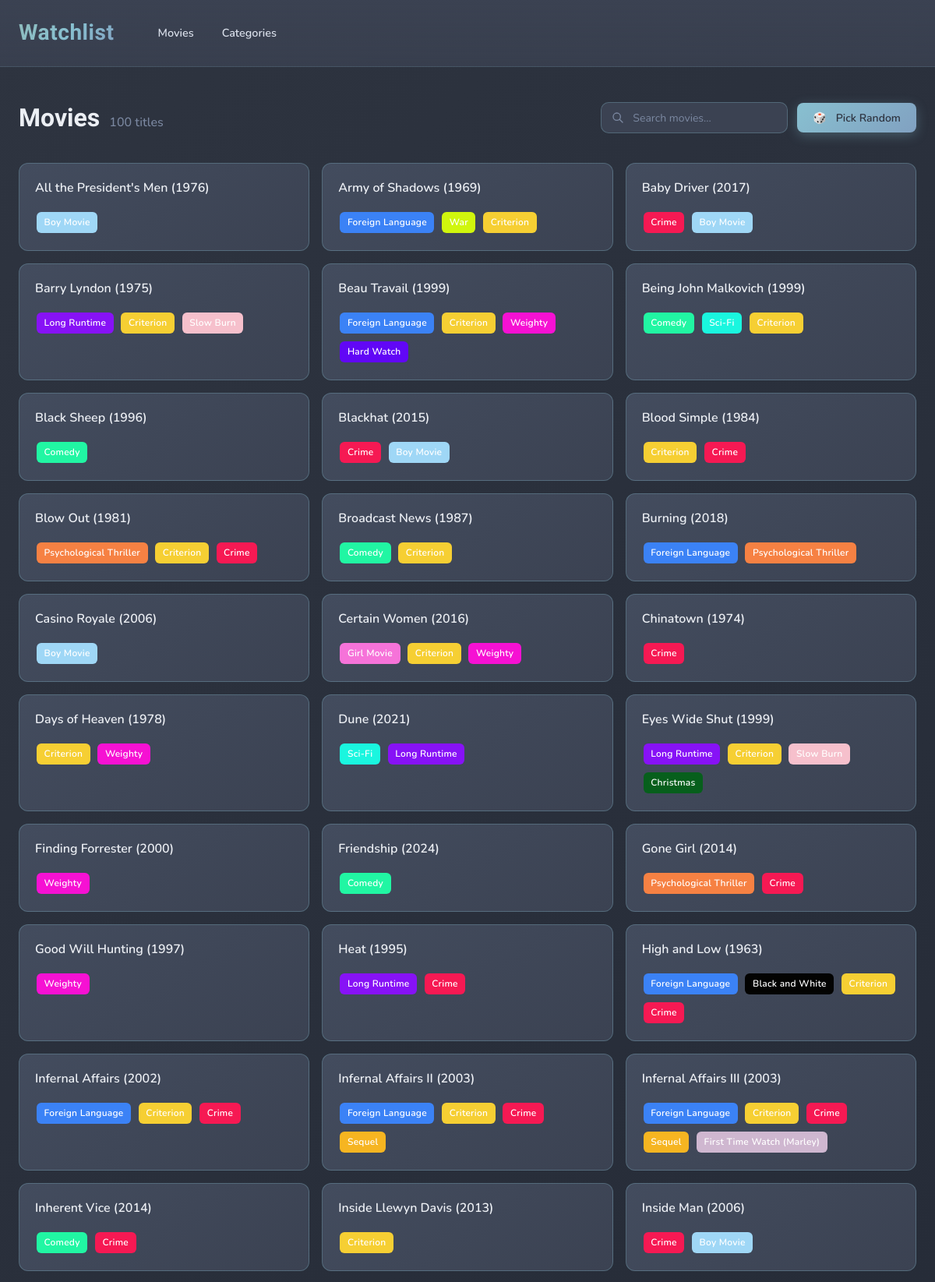
The page / (upper part) on the database its author committed.
### tables this page shows
CREATE TABLE movies (
                id INTEGER PRIMARY KEY AUTOINCREMENT,
                title TEXT UNIQUE NOT NULL
            , poster_url TEXT);

### main.py (the view)
@app.get("/", response_class=HTMLResponse)
async def index(request: Request):
    with get_db() as conn:
        movies_data = conn.execute('''
            SELECT m.id, m.title, m.poster_url,
                   GROUP_CONCAT(c.name) as category_names,
                   GROUP_CONCAT(c.color) as category_colors
            FROM movies m
            LEFT JOIN movie_categories mc ON m.id = mc.movie_id
            LEFT JOIN categories c ON mc.category_id = c.id
            GROUP BY m.id, m.title
            ORDER BY m.title
        ''').fetchall()
        movies = [dict(row) for row in movies_data]
        categories_data = conn.execute('SELECT * FROM categories ORDER BY name').fetchall()
        categories = [dict(row) for row in categories_data]
    return templates.TemplateResponse("index.html", {
        "request": request,
        "movies": movies,
        "categories": categories
    })

### templates/index.html (shortened to what this page needs)
{% extends "base.html" %}
{% block content %}
<div class="page-header">
    <h2>Movies <span class="movie-count">{{ movies|length }} titles</span></h2>
    <div class="controls">
        <div class="search-wrapper">
            <input type="text" id="searchInput" placeholder="Search movies...">
        </div>
        <button class="btn btn-primary btn-random" onclick="getRandomMovie()">Pick Random</button>
    </div>
</div>
{% if movies %}
<div class="movie-grid">
    {% for movie in movies %}
    <div class="movie-card" data-title="{{ movie.title|lower }}"
         data-poster="{{ movie.poster_url or '' }}"
         style="animation-delay: {{ loop.index0 * 25 }}ms;"
         onclick="openTagModal({{ movie.id }}, '{{ movie.title|replace("'", "\\'") }}')">
        <div class="movie-header">
            <h3 class="movie-title">{{ movie.title }}</h3>
        </div>
        <div class="movie-tags">
            {% if movie.category_names %}
                {% set names = movie.category_names.split(',') %}
                {% set colors = movie.category_colors.split(',') %}
                {% for name in names %}
                <span class="tag" style="background-color: {{ colors[loop.index0] }};">
                    {{ name }}
                </span>
                {% endfor %}
            {% else %}
                <span class="no-tags">No tags yet</span>
            {% endif %}
        </div>
    </div>
    {% endfor %}
</div>
{% else %}
<div class="empty-state">
    <h3>No Movies Yet</h3>
    <p>Add some movies to get started with your collection.</p>
</div>
{% endif %}
{% endblock %}

### templates/base.html (style rules this page uses)
:root { --nord0: #2E3440; --nord1: #3B4252; --nord2: #434C5E; --nord3: #4C566A; --nord4: #D8DEE9; --nord5: #E5E9F0; --nord6: #ECEFF4; --frost1: #8FBCBB; --frost2: #88C0D0; --frost3: #81A1C1; --frost4: #5E81AC; --aurora-red: #BF616A; --aurora-orange: #D08770; --aurora-yellow: #EBCB8B; --aurora-green: #A3BE8C; --aurora-purple: #B48EAD; --bg-base: var(--nord0); --bg-surface: var(--nord1); --bg-elevated: var(--nord2); --bg-interactive: var(--nord3); --text-primary: var(--nord6); --text-secondary: var(--nord4); --text-muted: #7b88a1; --accent: var(--frost2); --accent-light: var(--frost1); --accent-dark: var(--frost4); --border-subtle: rgba(136, 192, 208, 0.15); --border-accent: rgba(136, 192, 208, 0.3); --shadow-soft: 0 4px 20px rgba(0, 0, 0, 0.25); --shadow-glow: 0 0 30px rgba(136, 192, 208, 0.15); --transition-smooth: cubic-bezier(0.4, 0, 0.2, 1); }
* { margin: 0; padding: 0; box-sizing: border-box; }
body { font-family: 'Nunito', -apple-system, BlinkMacSystemFont, sans-serif; background: linear-gradient(135deg, var(--nord0) 0%, #252b37 50%, var(--nord0) 100%); color: var(--text-primary); line-height: 1.6; min-height: 100vh; }
.btn { font-family: 'Nunito', sans-serif; font-weight: 600; padding: 0.6rem 1.25rem; border: none; border-radius: 8px; font-size: 0.875rem; cursor: pointer; transition: all 0.25s var(--transition-smooth); text-decoration: none; display: inline-flex; align-items: center; gap: 0.5rem; }
.btn-primary { background: linear-gradient(135deg, var(--frost2) 0%, var(--frost3) 100%); color: var(--nord0); box-shadow: 0 4px 15px rgba(136, 192, 208, 0.3); }
.tag { display: inline-block; padding: 0.25rem 0.6rem; border-radius: 6px; font-size: 0.75rem; font-weight: 600; color: white; margin: 0.125rem; letter-spacing: 0.02em; }
h2 { font-family: 'Quicksand', sans-serif; font-weight: 700; font-size: 2rem; color: var(--text-primary); }

### templates/index.html (style rules this page uses)
.page-header { display: flex; justify-content: space-between; align-items: center; margin-bottom: 2rem; flex-wrap: wrap; gap: 1.25rem; }
.page-header h2 { display: flex; align-items: baseline; gap: 0.75rem; }
.movie-count { font-family: 'Nunito', sans-serif; font-size: 1rem; font-weight: 500; color: var(--text-muted); }
.controls { display: flex; gap: 0.75rem; align-items: center; }
.search-wrapper { position: relative; }
.search-wrapper::before { content: ''; position: absolute; left: 0.875rem; top: 50%; transform: translateY(-50%); width: 16px; height: 16px; background-size: contain; pointer-events: none; }
#searchInput { padding: 0.6rem 1rem 0.6rem 2.5rem; background: var(--bg-surface); border: 1px solid var(--border-accent); border-radius: 10px; font-size: 0.875rem; color: var(--text-primary); font-family: 'Nunito', sans-serif; width: 240px; transition: all 0.25s var(--transition-smooth); }
#searchInput::placeholder { color: var(--text-muted); }
.btn-random::before { content: '🎲'; margin-right: 0.25rem; }
.movie-grid { display: grid; grid-template-columns: repeat(auto-fill, minmax(300px, 1fr)); gap: 1rem; }
.movie-card { background: linear-gradient(145deg, var(--nord2) 0%, var(--nord1) 100%); border: 1px solid var(--border-accent); border-radius: 12px; padding: 1.25rem; cursor: pointer; transition: all 0.3s var(--transition-smooth); position: relative; opacity: 0; transform: translateY(12px); animation: cardReveal 0.4s var(--transition-smooth) forwards; }
.movie-card::before { content: ''; position: absolute; inset: 0; border-radius: 12px; padding: 1px; background: linear-gradient(135deg, var(--frost1), var(--frost3)); -webkit-mask: linear-gradient(#fff 0 0) content-box, linear-gradient(#fff 0 0); mask: linear-gradient(#fff 0 0) content-box, linear-gradient(#fff 0 0); -webkit-mask-composite: xor; mask-composite: exclude; opacity: 0; transition: opacity 0.3s var(--transition-smooth); }
.movie-header { display: flex; justify-content: space-between; align-items: flex-start; margin-bottom: 0.875rem; gap: 1rem; }
.movie-title { font-family: 'Nunito', sans-serif; font-weight: 600; font-size: 1rem; color: var(--text-primary); line-height: 1.4; flex: 1; }
.movie-tags { display: flex; flex-wrap: wrap; gap: 0.35rem; min-height: 26px; align-items: center; }

### rows shown on the page
movies: title "All the President's Men (1976)", names "Boy Movie"
movies: title "Army of Shadows (1969)", names "Foreign Language" "War" "Criterion"
movies: title "Baby Driver (2017)", names "Crime" "Boy Movie"
movies: title "Barry Lyndon (1975)", names "Long Runtime" "Criterion" "Slow Burn"
movies: title "Beau Travail (1999)", names "Foreign Language" "Criterion" "Weighty" "Hard Watch"
movies: title "Being John Malkovich (1999)", names "Comedy" "Sci-Fi" "Criterion"
movies: title "Black Sheep (1996)", names "Comedy"
movies: title "Blackhat (2015)", names "Crime" "Boy Movie"
movies: title "Blood Simple (1984)", names "Criterion" "Crime"
movies: title "Blow Out (1981)", names "Psychological Thriller" "Criterion" "Crime"
movies: title "Broadcast News (1987)", names "Comedy" "Criterion"
movies: title "Burning (2018)", names "Foreign Language" "Psychological Thriller"
movies: title "Casino Royale (2006)", names "Boy Movie"
movies: title "Certain Women (2016)", names "Girl Movie" "Criterion" "Weighty"
movies: title "Chinatown (1974)", names "Crime"
movies: title "Days of Heaven (1978)", names "Criterion" "Weighty"
movies: title "Dune (2021)", names "Sci-Fi" "Long Runtime"
movies: title "Eyes Wide Shut (1999)", names "Long Runtime" "Criterion" "Slow Burn" "Christmas"
movies: title "Finding Forrester (2000)", names "Weighty"
movies: title "Friendship (2024)", names "Comedy"
movies: title "Gone Girl (2014)", names "Psychological Thriller" "Crime"
movies: title "Good Will Hunting (1997)", names "Weighty"
movies: title "Heat (1995)", names "Long Runtime" "Crime"
movies: title "High and Low (1963)", names "Foreign Language" "Black and White" "Criterion" "Crime"
movies: title "Infernal Affairs (2002)", names "Foreign Language" "Criterion" "Crime"
movies: title "Infernal Affairs II (2003)", names "Foreign Language" "Criterion" "Crime" "Sequel"
movies: title "Infernal Affairs III (2003)", names "Foreign Language" "Criterion" "Crime" "Sequel" "First Time Watch (Marley)"
movies: title "Inherent Vice (2014)", names "Comedy" "Crime"
movies: title "Inside Llewyn Davis (2013)", names "Criterion"
movies: title "Inside Man (2006)", names "Crime" "Boy Movie"

### other values the page prints
{{ movies|length }} "100"
